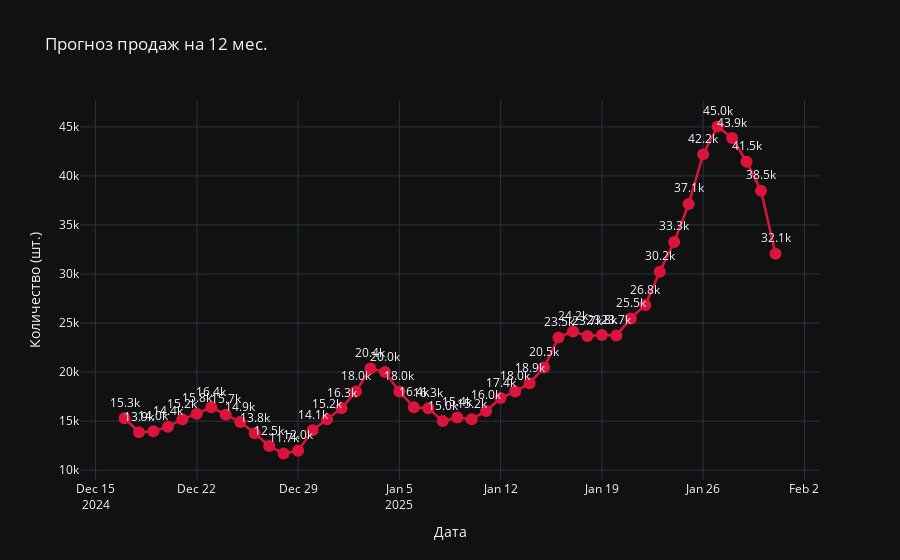

Notebook source saved alongside this figure:
### Code cell
fig = go.Figure()

fig.add_trace(
    go.Scatter(x=df_amazon.index,
               y=df_amazon.y,
               mode='lines+markers+text',
               text=df_amazon.y,
               textposition='top center')
)
fig.update_traces(line=dict(color="crimson", width=2.5),
                marker=dict(size=12),
                textposition='top center',
                texttemplate='%{text:.3s}')
fig.update_layout(title="Прогноз продаж на 12 мес.",
                  xaxis_title='Дата',
                  yaxis_title='Количество (шт.)',
                  template='plotly_dark',)

fig.show()
